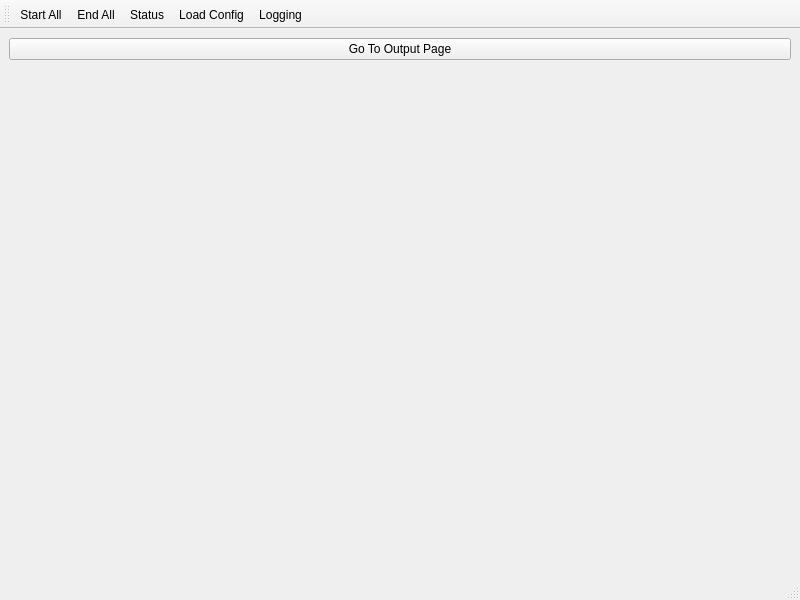
<?xml version="1.0" encoding="UTF-8"?>
<ui version="4.0">
 <class>AlgoBuilder</class>
 <widget class="QMainWindow" name="AlgoBuilder">
  <property name="geometry">
   <rect>
    <x>0</x>
    <y>0</y>
    <width>800</width>
    <height>600</height>
   </rect>
  </property>
  <property name="sizePolicy">
   <sizepolicy hsizetype="Maximum" vsizetype="Maximum">
    <horstretch>0</horstretch>
    <verstretch>0</verstretch>
   </sizepolicy>
  </property>
  <property name="windowTitle">
   <string>algoBuilder</string>
  </property>
  <widget class="QWidget" name="centralwidget">
   <layout class="QVBoxLayout" name="verticalLayout">
    <item>
     <widget class="QPushButton" name="changePageButton">
      <property name="text">
       <string>Go To Output Page</string>
      </property>
     </widget>
    </item>
    <item>
     <widget class="QWidget" name="widget" native="true">
      <layout class="QHBoxLayout" name="horizontalLayout">
       <item>
        <widget class="QStackedWidget" name="stackedWidget">
         <property name="sizePolicy">
          <sizepolicy hsizetype="Preferred" vsizetype="Preferred">
           <horstretch>6</horstretch>
           <verstretch>0</verstretch>
          </sizepolicy>
         </property>
         <property name="currentIndex">
          <number>0</number>
         </property>
         <widget class="ControlWidget" name="controlPage"/>
         <widget class="CreateWidget" name="createPage"/>
         <widget class="mainOutputView" name="outputPage"/>
        </widget>
       </item>
      </layout>
     </widget>
    </item>
   </layout>
  </widget>
  <widget class="QStatusBar" name="statusbar"/>
  <widget class="QToolBar" name="toolBar">
   <property name="windowTitle">
    <string>toolBar</string>
   </property>
   <attribute name="toolBarArea">
    <enum>TopToolBarArea</enum>
   </attribute>
   <attribute name="toolBarBreak">
    <bool>false</bool>
   </attribute>
   <addaction name="actionStart_All"/>
   <addaction name="actionEnd_All"/>
   <addaction name="actionStatus"/>
   <addaction name="actionLoad_Config"/>
   <addaction name="actionLogging"/>
  </widget>
  <action name="actionStart_All">
   <property name="checkable">
    <bool>false</bool>
   </property>
   <property name="text">
    <string>Start All</string>
   </property>
  </action>
  <action name="actionStatus">
   <property name="text">
    <string>Status</string>
   </property>
  </action>
  <action name="actionLoad_Config">
   <property name="text">
    <string>Load Config</string>
   </property>
  </action>
  <action name="actionLogging">
   <property name="text">
    <string>Logging</string>
   </property>
  </action>
  <action name="actionEnd_All">
   <property name="text">
    <string>End All</string>
   </property>
   <property name="toolTip">
    <string>End All</string>
   </property>
  </action>
 </widget>
 <customwidgets>
  <customwidget>
   <class>mainOutputView</class>
   <extends>QWidget</extends>
   <header>..mainOutputView</header>
   <container>1</container>
  </customwidget>
  <customwidget>
   <class>CreateWidget</class>
   <extends>QWidget</extends>
   <header>..create.createWidget</header>
   <container>1</container>
  </customwidget>
  <customwidget>
   <class>ControlWidget</class>
   <extends>QWidget</extends>
   <header>..controlWidget</header>
   <container>1</container>
  </customwidget>
 </customwidgets>
 <resources/>
 <connections/>
</ui>
